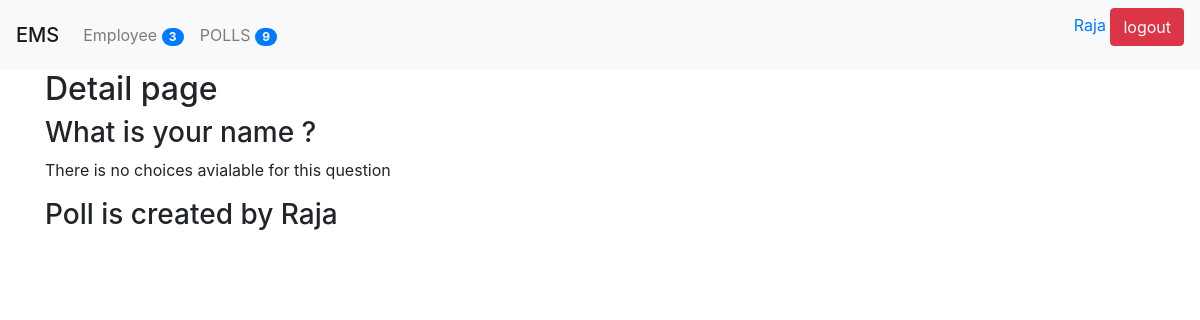
Page /poll/1/details (signed in) on the earlier database version.
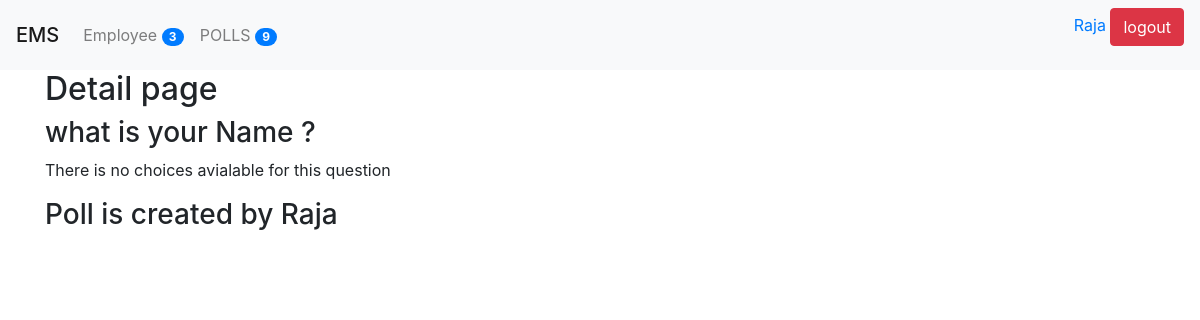
Same page on the later database version.
### poll/models.py (models this page shows, shortened)
class Question(models.Model):
    title = models.TextField(null = False , blank = False)
    status = models.CharField(default = 'inactive', max_length = 10)
    created_by = models.ForeignKey(User, null=True, blank= True , on_delete= models.CASCADE)
    start_date = models.DateTimeField(null=True, blank= True)
    end_date = models.DateTimeField(null=True, blank= True)
    created_at = models.DateTimeField(auto_now_add= True)
    updated_at =models.DateTimeField(auto_now= True)
    @property
    def choices(self):
        return self.choice_set.all()

### poll/views.py (the view)
# urls.py: path('<int:id>/details', details, name = 'polls_details'),
@login_required(login_url= '/login/')
def details(request, id = None):
    context = {}
    try:
        question = Question.objects.get(id = id)
    except:
        raise Http404
    context['question'] = question
    return render(request,'polls/details.html', context)

### poll/context_processor.py (called while the page is built)
def poll_count(request):
    count = Question.objects.count()
    return {"polls_count" : count}

def emp_count(request):
    count = User.objects.count()
    return {"emp_count" : count}

### poll/templatetags/poll_extras.py (called while the page is built)
def upper(value):
    return value.upper()

### templates/polls/details.html
{% extends 'polls/base.html' %}
{% block content %}
<h2> Detail page</h2>
<h3>{{question.title }}</h3>
{% for choice in question.choices %}
    <p>{{ choice.text }} {{choice.votes}}</p>
{% empty %}
    <p> There is no choices avialable for this question</p>
{% endfor%}
<h3>Poll is created by {{question.created_by.first_name}}</h3>
{% endblock content %}

Differences in the rows shown:
changed Question "Raja": title "What is your name ?" → "what is your Name ?"
